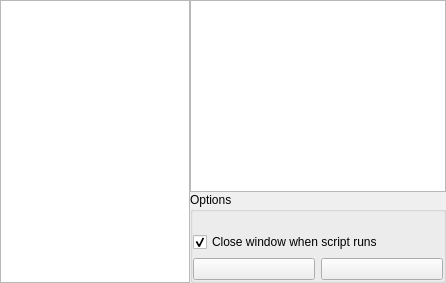
        <widget class="QWidget" name="page_4">
         <layout class="QHBoxLayout" name="horizontalLayout_7">
          <property name="spacing">
           <number>0</number>
          </property>
          <property name="leftMargin">
           <number>0</number>
          </property>
          <property name="topMargin">
           <number>0</number>
          </property>
          <property name="rightMargin">
           <number>0</number>
          </property>
          <property name="bottomMargin">
           <number>0</number>
          </property>
          <item>
           <widget class="QListWidget" name="scriptListWidget">
            <property name="minimumSize">
             <size>
              <width>190</width>
              <height>0</height>
             </size>
            </property>
            <property name="maximumSize">
             <size>
              <width>120</width>
              <height>16777215</height>
             </size>
            </property>
            <property name="focusPolicy">
             <enum>Qt::NoFocus</enum>
            </property>
            <property name="horizontalScrollBarPolicy">
             <enum>Qt::ScrollBarAlwaysOff</enum>
            </property>
           </widget>
          </item>
          <item>
           <layout class="QVBoxLayout" name="verticalLayout_8">
            <item>
             <widget class="QTextBrowser" name="scriptInfoBrowser"/>
            </item>
            <item>
             <widget class="QGroupBox" name="groupBox_8">
              <property name="title">
               <string>Options</string>
              </property>
              <layout class="QVBoxLayout" name="verticalLayout_9">
               <property name="leftMargin">
                <number>0</number>
               </property>
               <property name="topMargin">
                <number>0</number>
               </property>
               <property name="rightMargin">
                <number>0</number>
               </property>
               <property name="bottomMargin">
                <number>0</number>
               </property>
               <item>
                <widget class="QLabel" name="scriptStatusLabel">
                 <property name="text">
                  <string/>
                 </property>
                </widget>
               </item>
               <item>
                <widget class="QCheckBox" name="closeWindowAtScriptRunCheckbox">
                 <property name="text">
                  <string>Close window when script runs</string>
                 </property>
                 <property name="checked">
                  <bool>true</bool>
                 </property>
                </widget>
               </item>
               <item>
                <layout class="QHBoxLayout" name="horizontalLayout_4">
                 <item>
                  <widget class="QPushButton" name="runScriptButton">
                   <property name="enabled">
                    <bool>true</bool>
                   </property>
                   <property name="toolTip">
                    <string>Run the selected script</string>
                   </property>
                   <property name="text">
                    <string/>
                   </property>
                   <property name="icon">
                    <iconset resource="../../data/mainRes.qrc">
                     <normaloff>:/graphicGui/gui/btScriptRun-on.png</normaloff>
                     <disabledoff>:/graphicGui/gui/btScriptRun-off.png</disabledoff>:/graphicGui/gui/btScriptRun-on.png</iconset>
                   </property>
                  </widget>
                 </item>
                 <item>
                  <widget class="QPushButton" name="stopScriptButton">
                   <property name="enabled">
                    <bool>true</bool>
                   </property>
                   <property name="toolTip">
                    <string>Stop a running script</string>
                   </property>
                   <property name="text">
                    <string/>
                   </property>
                   <property name="icon">
                    <iconset resource="../../data/mainRes.qrc">
                     <normaloff>:/graphicGui/gui/btScriptStop-on.png</normaloff>
                     <disabledoff>:/graphicGui/gui/btScriptStop-off.png</disabledoff>:/graphicGui/gui/btScriptStop-on.png</iconset>
                   </property>
                  </widget>
                 </item>
                </layout>
               </item>
              </layout>
             </widget>
            </item>
           </layout>
          </item>
         </layout>
        </widget>
